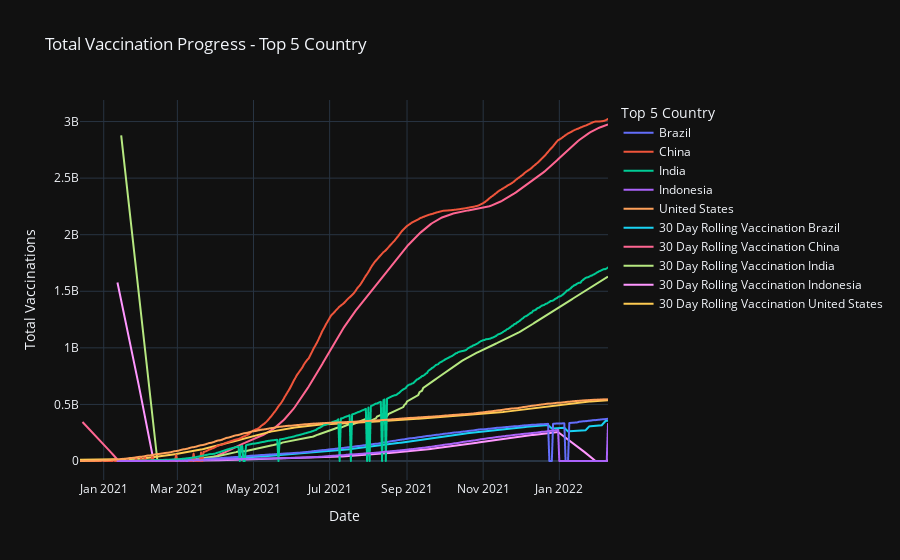

Write notebook code for a chart like this one.
### Code cell
fig = px.line(top5_country_total_day,x="date",y="total_vaccinations",color='country',
                 labels={"country" : 'Top 5 Country', 'date' : 'Date', 'total_vaccinations' : "Total Vaccinations"},
                title="Total Vaccination Progress - Top 5 Country",template='plotly_dark')

for country in top5_country_total_day['country'].unique():
    fig.add_scatter(x=top5_country_total_day[top5_country_total_day['country'] == country]['date']
                    ,y=top5_country_total_day[top5_country_total_day['country'] == country]['30 - Day Rolling']
                    ,mode="lines",name='30 Day Rolling Vaccination ' + country)
fig.show()

### Figure 1 — Plotly figure (JSON) as saved in the notebook; plotly's stock layout.template omitted (floating-point values rounded to 4 significant figures; data arrays with more than 128 entries replaced by an {"elided": "..."} marker saying what was removed)
{"data": [{"hovertemplate": "Top 5 Country=Brazil<br>Date=%{x}<br>Total Vaccinations=%{y}<extra></extra>", "legendgroup": "Brazil", "line": {"color": "#636efa", "dash": "solid"}, "marker": {"symbol": "circle"}, "mode": "lines", "name": "Brazil", "showlegend": true, "type": "scattergl", "x": {"elided": "389 str values"}, "xaxis": "x", "y": {"elided": "389 int values"}, "yaxis": "y"}, {"hovertemplate": "Top 5 Country=China<br>Date=%{x}<br>Total Vaccinations=%{y}<extra></extra>", "legendgroup": "China", "line": {"color": "#EF553B", "dash": "solid"}, "marker": {"symbol": "circle"}, "mode": "lines", "name": "China", "showlegend": true, "type": "scattergl", "x": {"elided": "422 str values"}, "xaxis": "x", "y": {"elided": "422 int values"}, "yaxis": "y"}, {"hovertemplate": "Top 5 Country=India<br>Date=%{x}<br>Total Vaccinations=%{y}<extra></extra>", "legendgroup": "India", "line": {"color": "#00cc96", "dash": "solid"}, "marker": {"symbol": "circle"}, "mode": "lines", "name": "India", "showlegend": true, "type": "scattergl", "x": {"elided": "391 str values"}, "xaxis": "x", "y": {"elided": "391 int values"}, "yaxis": "y"}, {"hovertemplate": "Top 5 Country=Indonesia<br>Date=%{x}<br>Total Vaccinations=%{y}<extra></extra>", "legendgroup": "Indonesia", "line": {"color": "#ab63fa", "dash": "solid"}, "marker": {"symbol": "circle"}, "mode": "lines", "name": "Indonesia", "showlegend": true, "type": "scattergl", "x": {"elided": "394 str values"}, "xaxis": "x", "y": {"elided": "394 int values"}, "yaxis": "y"}, {"hovertemplate": "Top 5 Country=United States<br>Date=%{x}<br>Total Vaccinations=%{y}<extra></extra>", "legendgroup": "United States", "line": {"color": "#FFA15A", "dash": "solid"}, "marker": {"symbol": "circle"}, "mode": "lines", "name": "United States", "showlegend": true, "type": "scattergl", "x": {"elided": "424 str values"}, "xaxis": "x", "y": {"elided": "424 int values"}, "yaxis": "y"}, {"mode": "lines", "name": "30 Day Rolling Vaccination Brazil", "type": "scatter", "x": {"elided": "389 str values"}, "y": {"elided": "389 float values"}}, {"mode": "lines", "name": "30 Day Rolling Vaccination China", "type": "scatter", "x": {"elided": "422 str values"}, "y": {"elided": "422 float values"}}, {"mode": "lines", "name": "30 Day Rolling Vaccination India", "type": "scatter", "x": {"elided": "391 str values"}, "y": {"elided": "391 float values"}}, {"mode": "lines", "name": "30 Day Rolling Vaccination Indonesia", "type": "scatter", "x": {"elided": "394 str values"}, "y": {"elided": "394 float values"}}, {"mode": "lines", "name": "30 Day Rolling Vaccination United States", "type": "scatter", "x": {"elided": "424 str values"}, "y": {"elided": "424 float values"}}], "layout": {"legend": {"title": {"text": "Top 5 Country"}, "tracegroupgap": 0}, "title": {"text": "Total Vaccination Progress - Top 5 Country"}, "xaxis": {"anchor": "y", "domain": [0, 1], "title": {"text": "Date"}}, "yaxis": {"anchor": "x", "domain": [0, 1], "title": {"text": "Total Vaccinations"}}}}
